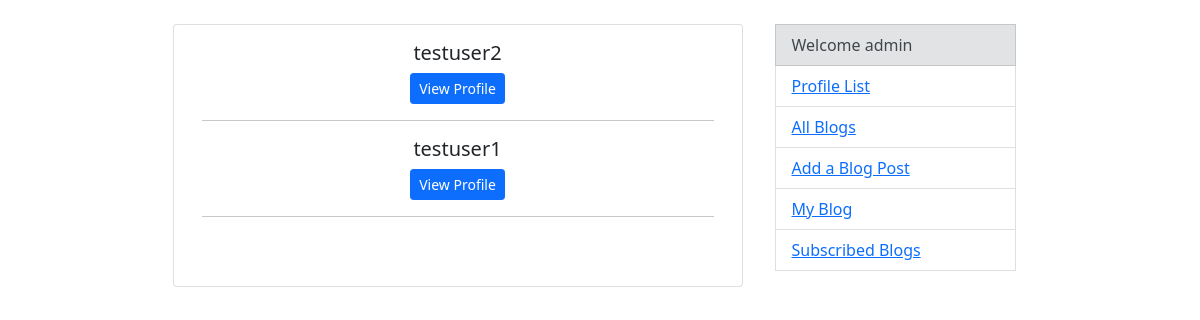
The app's page /profiles/ (signed in), older data.
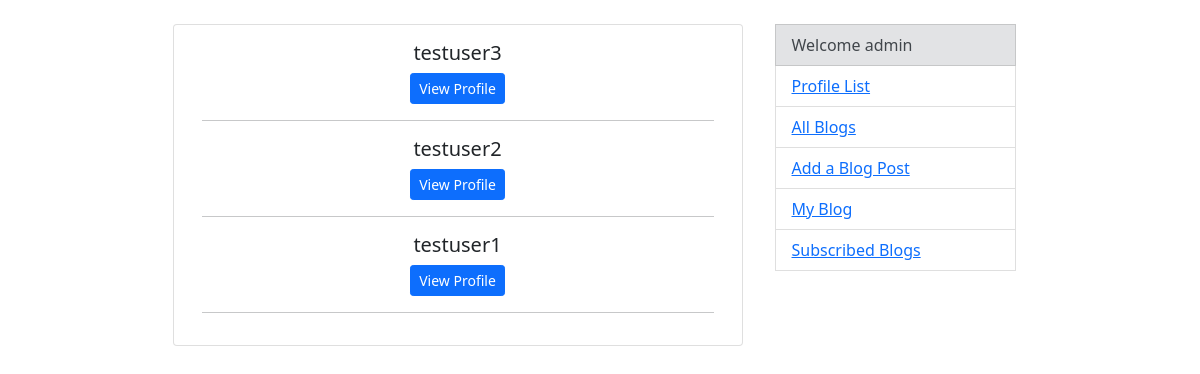
The same page, newer data.
### profiles/models.py (models this page shows, shortened)
class Profile(models.Model):
    user = models.OneToOneField(User, on_delete=models.CASCADE)
    subscribed = models.ManyToManyField(User, related_name='subscribed', blank=True)
    updated = models.DateTimeField(auto_now=True)
    created = models.DateTimeField(auto_now_add=True)
    def __str__(self):
        return str(self.user.username)
    class Meta:
        ordering = ("-created",)

### profiles/views.py (the view)
# urls.py: path('', ProfileListView.as_view(), name='profiles'),
class ProfileListView(ListView):
    model = Profile
    template_name = "profiles/index.html"
    context_object_name = "profiles"
    def get_queryset(self):
        return Profile.objects.all().exclude(user=self.request.user)

### profiles/templates/profiles/index.html (shortened to what this page needs)
{% extends 'base.html' %}
{% block content %}
    {% for profile in profiles %}
        <h5 class="card-title">{{ profile }}</h5>
        <a href="{% url "profiles:profile-detail" profile.pk %}" class="btn btn-primary btn-sm">View Profile</a>
        <hr>
    {% endfor %}
{% endblock %}

Row changes from the older to the newer data that the page shows:
added Profile: user.username "testuser3"
